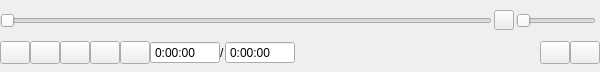
<?xml version="1.0" encoding="UTF-8"?>
<ui version="4.0">
 <class>CtrlBar</class>
 <widget class="QWidget" name="CtrlBar">
  <property name="geometry">
   <rect>
    <x>0</x>
    <y>0</y>
    <width>600</width>
    <height>72</height>
   </rect>
  </property>
  <property name="windowTitle">
   <string>Form</string>
  </property>
  <layout class="QGridLayout" name="gridLayout_2">
   <property name="leftMargin">
    <number>0</number>
   </property>
   <property name="topMargin">
    <number>0</number>
   </property>
   <property name="rightMargin">
    <number>0</number>
   </property>
   <property name="bottomMargin">
    <number>0</number>
   </property>
   <property name="spacing">
    <number>0</number>
   </property>
   <item row="0" column="0">
    <widget class="QWidget" name="widget" native="true">
     <property name="maximumSize">
      <size>
       <width>16777215</width>
       <height>25</height>
      </size>
     </property>
     <layout class="QHBoxLayout" name="horizontalLayout">
      <property name="spacing">
       <number>0</number>
      </property>
      <property name="leftMargin">
       <number>0</number>
      </property>
      <property name="topMargin">
       <number>0</number>
      </property>
      <property name="rightMargin">
       <number>0</number>
      </property>
      <property name="bottomMargin">
       <number>0</number>
      </property>
      <item>
       <widget class="QSlider" name="playSlider">
        <property name="orientation">
         <enum>Qt::Horizontal</enum>
        </property>
       </widget>
      </item>
      <item>
       <widget class="QWidget" name="widget_2" native="true">
        <property name="minimumSize">
         <size>
          <width>108</width>
          <height>25</height>
         </size>
        </property>
        <widget class="QPushButton" name="volumeBtn">
         <property name="geometry">
          <rect>
           <x>2</x>
           <y>2</y>
           <width>20</width>
           <height>20</height>
          </rect>
         </property>
         <property name="text">
          <string/>
         </property>
        </widget>
        <widget class="QSlider" name="volumeSlider">
         <property name="geometry">
          <rect>
           <x>24</x>
           <y>0</y>
           <width>80</width>
           <height>25</height>
          </rect>
         </property>
         <property name="orientation">
          <enum>Qt::Horizontal</enum>
         </property>
        </widget>
       </widget>
      </item>
     </layout>
    </widget>
   </item>
   <item row="1" column="0">
    <layout class="QGridLayout" name="gridLayout">
     <property name="spacing">
      <number>0</number>
     </property>
     <item row="0" column="3">
      <widget class="QPushButton" name="backwardBtn">
       <property name="maximumSize">
        <size>
         <width>30</width>
         <height>30</height>
        </size>
       </property>
       <property name="text">
        <string/>
       </property>
      </widget>
     </item>
     <item row="0" column="10">
      <widget class="QPushButton" name="settingBtn">
       <property name="maximumSize">
        <size>
         <width>30</width>
         <height>30</height>
        </size>
       </property>
       <property name="text">
        <string/>
       </property>
      </widget>
     </item>
     <item row="0" column="0">
      <widget class="QPushButton" name="playOrPauseBtn">
       <property name="maximumSize">
        <size>
         <width>30</width>
         <height>30</height>
        </size>
       </property>
       <property name="text">
        <string/>
       </property>
      </widget>
     </item>
     <item row="0" column="8">
      <spacer name="horizontalSpacer">
       <property name="orientation">
        <enum>Qt::Horizontal</enum>
       </property>
       <property name="sizeHint" stdset="0">
        <size>
         <width>100</width>
         <height>20</height>
        </size>
       </property>
      </spacer>
     </item>
     <item row="0" column="2">
      <widget class="QPushButton" name="forwardBtn">
       <property name="maximumSize">
        <size>
         <width>30</width>
         <height>30</height>
        </size>
       </property>
       <property name="text">
        <string/>
       </property>
      </widget>
     </item>
     <item row="0" column="9">
      <widget class="QPushButton" name="playListBtn">
       <property name="maximumSize">
        <size>
         <width>30</width>
         <height>30</height>
        </size>
       </property>
       <property name="text">
        <string/>
       </property>
      </widget>
     </item>
     <item row="0" column="6">
      <widget class="QLabel" name="label">
       <property name="maximumSize">
        <size>
         <width>20</width>
         <height>16777215</height>
        </size>
       </property>
       <property name="text">
        <string>/</string>
       </property>
      </widget>
     </item>
     <item row="0" column="1">
      <widget class="QPushButton" name="stopBtn">
       <property name="maximumSize">
        <size>
         <width>30</width>
         <height>30</height>
        </size>
       </property>
       <property name="text">
        <string/>
       </property>
      </widget>
     </item>
     <item row="0" column="4">
      <widget class="QPushButton" name="speedBtn">
       <property name="maximumSize">
        <size>
         <width>30</width>
         <height>30</height>
        </size>
       </property>
       <property name="text">
        <string/>
       </property>
      </widget>
     </item>
     <item row="0" column="5">
      <widget class="QTimeEdit" name="playTimeEdit">
       <property name="minimumSize">
        <size>
         <width>70</width>
         <height>0</height>
        </size>
       </property>
       <property name="maximumSize">
        <size>
         <width>70</width>
         <height>16777215</height>
        </size>
       </property>
       <property name="frame">
        <bool>true</bool>
       </property>
       <property name="buttonSymbols">
        <enum>QAbstractSpinBox::NoButtons</enum>
       </property>
       <property name="displayFormat">
        <string>H:mm:ss</string>
       </property>
       <property name="calendarPopup">
        <bool>false</bool>
       </property>
      </widget>
     </item>
     <item row="0" column="7">
      <widget class="QTimeEdit" name="totalTimeEdit">
       <property name="minimumSize">
        <size>
         <width>70</width>
         <height>0</height>
        </size>
       </property>
       <property name="maximumSize">
        <size>
         <width>70</width>
         <height>16777215</height>
        </size>
       </property>
       <property name="frame">
        <bool>true</bool>
       </property>
       <property name="buttonSymbols">
        <enum>QAbstractSpinBox::NoButtons</enum>
       </property>
       <property name="displayFormat">
        <string>H:mm:ss</string>
       </property>
       <property name="calendarPopup">
        <bool>false</bool>
       </property>
      </widget>
     </item>
    </layout>
   </item>
  </layout>
 </widget>
 <resources/>
 <connections/>
</ui>
